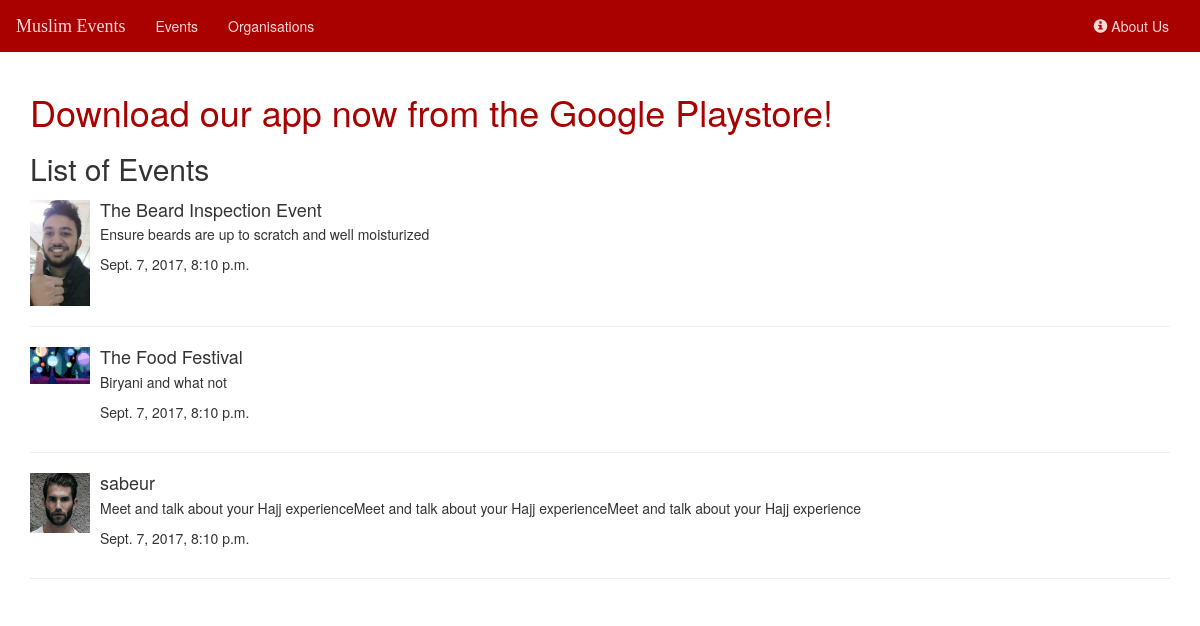
The app's page /, older data.
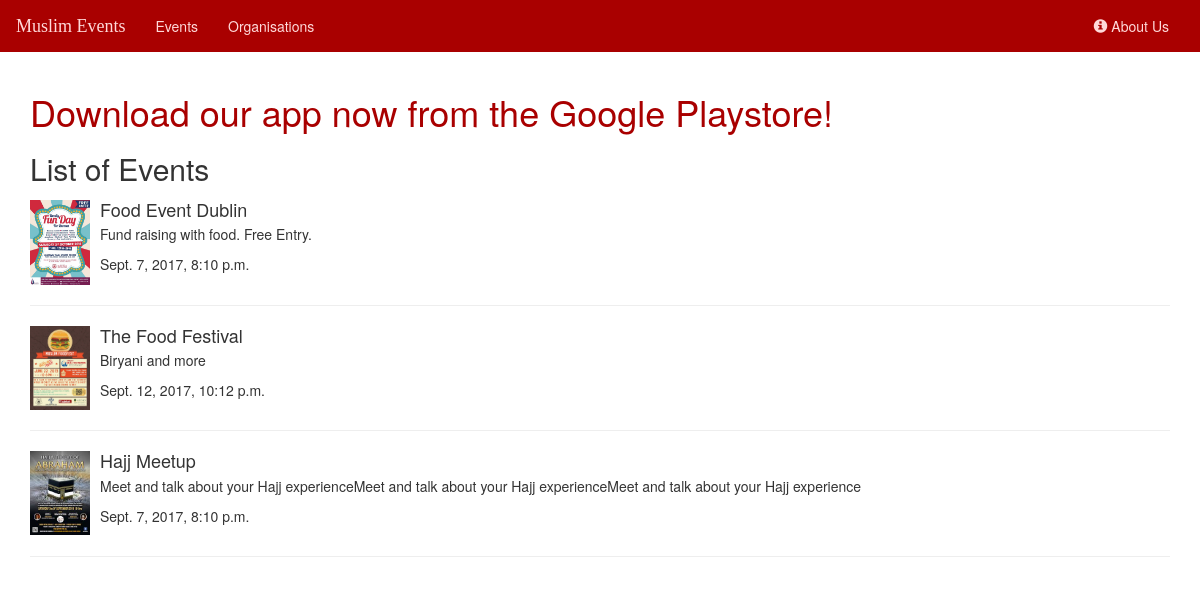
The same page, newer data.
### home/models.py (models this page shows, shortened)
class Event(models.Model):
    organisation = models.ForeignKey(Organisation, on_delete=models.CASCADE)
    name = models.CharField(max_length=100)
    description = models.CharField(max_length=5000)
    image = models.FileField()
    start = models.DateTimeField(default=timezone.now)
    end = models.DateTimeField(default=timezone.now)

### home/views.py (the view)
# urls.py: url(r'^$', views.index, name='index'),
def index(request):
    all_orgs = Organisation.objects.all()
    all_events = Event.objects.all()
    context = {
        'all_orgs': all_orgs,
        'all_events': all_events,
    }
    return render(request, 'home/index.html', context)

### home/templates/home/index.html
{% extends 'home/base.html' %}
{% block body %}
    <h2>List of Events</h2>
        {% if all_events %}
            <div class="media">
                {%  for event in all_events %}
                    <div class="media-left">
                        <a href="/{{ event.id }}">
                        <img src="{{ event.image.url }}" class="media-object" style="width:60px">
                        </a>
                    </div>
                    <div class="media-body">
                        <h4 class="media-heading">{{ event.name }}</h4>
                        <p>{{ event.description }}</p>
                        <p>{{ event.start }}</p>
                    </div>
                    <hr>
                {% endfor %}
            </div>
        {% else %}
            <h3>No events available</h3>
        {% endif %}
{% endblock %}

### home/templates/home/base.html (shortened to what this page needs)
<!DOCTYPE html>
<html lang="en">
<head>
    {% load staticfiles %}
    <link rel="stylesheet" href="https://maxcdn.bootstrapcdn.com/bootstrap/3.3.7/css/bootstrap.min.css">
    <link rel="stylesheet" type="text/css" href="{% static "home/style.css" %}">
    <link rel="stylesheet" type="text/css" href="{% static "home/navbar.css" %}">
</head>
<body>
    <nav class="navbar navbar-default">
        <div class="container-fluid">
            <div class="navbar-header">
                <a class="navbar-brand" href="{%  url 'home:index' %}">Muslim Events</a>
            </div>
            <div class="collapse navbar-collapse" id="topNavBar">
                <ul class="nav navbar-nav">
                    <li class="">
                        <a href="{% url 'home:index' %}">
                            Events
                        </a>
                    </li>
                    <li class="">
                        <a href="{% url 'home:organisations' %}">
                            Organisations
                        </a>
                    </li>
                </ul>
                <ul class="nav navbar-nav navbar-right">
                    <li class="">
                        <a href="{% url 'home:index' %}">
                            <span class="glyphicon glyphicon-info-sign" aria-hidden="true" ></span>
                            About Us
                        </a>
                    </li>
                </ul>
            </div>
        </div>
    </nav>
    <div class="container">
        <a href="https://play.google.com/store/apps/details?id=com.muslimevents&hl">
            <h1>Download our app now from the Google Playstore!</h1>
        </a>
    {%  block body %}
    {% endblock %}
    </div>
</body>
</html>

### home/static/home/style.css (style rules this page uses)
a:link { color: #a90000 }

### home/static/home/navbar.css (style rules this page uses)
.navbar { border-radius: 0; }
.navbar-brand { font-family: 'Cinzel', cursive; }
.navbar-default { background-color: #a90000; border-color: #a90000; }
.navbar-default .navbar-brand { color: #ffd9d9; }
.navbar-default .navbar-nav > li > a { color: #ffd9d9; }
.navbar-default .navbar-collapse, .navbar-default .navbar-form { border-color: #ffd9d9; }

Row changes from the older to the newer data that the page shows:
changed Event: image: a different picture; name "The Beard Inspection Event" → "Food Event Dublin"; description "Ensure beards are up to scratch and well moisturized" → "Fund raising with food. Free Entry."
changed Event "The Food Festival": image: a different picture; description "Biryani and what not" → "Biryani and more"; start "Sept. 7, 2017, 8:10 p.m." → "Sept. 12, 2017, 10:12 p.m."
changed Event: image: a different picture; name "sabeur" → "Hajj Meetup"
